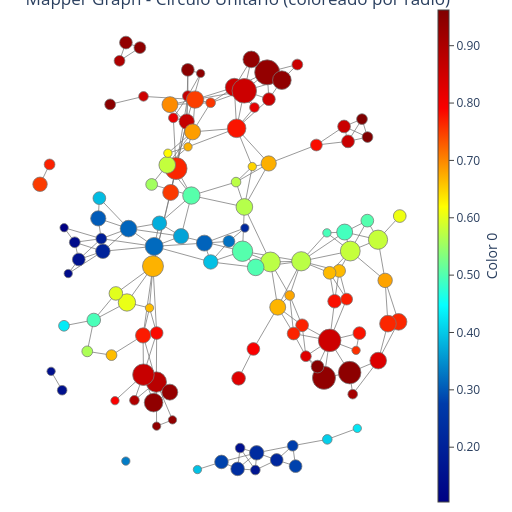
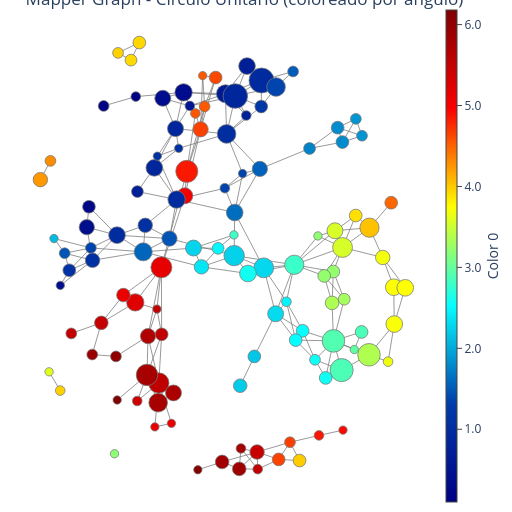

Source (notebook cell) for these figures, in order:
### Code cell
# Aplicar Mapper al círculo unitario
# Usaremos coordenadas polares (r, θ) como función lente
y_disk = np.column_stack([radii_disk, theta_disk])

# Configurar Mapper para el disco
cover_disk = CubicalCover(n_intervals=10, overlap_frac=0.4)
clust_disk = DBSCAN(eps=0.12, min_samples=3)
mapper_disk = MapperAlgorithm(cover_disk, clust_disk)

# Construir grafo Mapper
graph_disk = mapper_disk.fit_transform(X_disk, y_disk)

# Visualizar el grafo Mapper con diferentes coloraciones
fig_disk_radius = MapperPlot(graph_disk, dim=2, seed=42, iterations=80).plot_plotly(
    colors=radii_disk
)
fig_disk_radius.update_layout(title="Mapper Graph - Círculo Unitario (coloreado por radio)")
fig_disk_radius.show(config={"scrollZoom": True})

fig_disk_angle = MapperPlot(graph_disk, dim=2, seed=42, iterations=80).plot_plotly(
    colors=theta_disk
)
fig_disk_angle.update_layout(title="Mapper Graph - Círculo Unitario (coloreado por ángulo)")
fig_disk_angle.show(config={"scrollZoom": True})

# Visualizar el espacio de funciones lente
plt.figure(figsize=(12, 4))

plt.subplot(1, 3, 1)
plt.scatter(y_disk[:, 0], y_disk[:, 1], c=radii_disk, cmap='viridis', s=20)
plt.xlabel('Radio')
plt.ylabel('Ángulo (radianes)')
plt.title('Espacio de funciones lente (r, θ)\nColoreado por radio')
plt.colorbar(label='Radio')

plt.subplot(1, 3, 2)
plt.scatter(y_disk[:, 0], y_disk[:, 1], c=theta_disk, cmap='hsv', s=20)
plt.xlabel('Radio')
plt.ylabel('Ángulo (radianes)')
plt.title('Espacio de funciones lente (r, θ)\nColoreado por ángulo')
plt.colorbar(label='Ángulo')

plt.subplot(1, 3, 3)
plt.scatter(y_disk[:, 0], y_disk[:, 1], c='blue', s=20, alpha=0.6)
plt.xlabel('Radio')
plt.ylabel('Ángulo (radianes)')
plt.title('Distribución en espacio (r, θ)')

plt.tight_layout()
plt.show()

print(f"Grafo Mapper Círculo: {graph_disk.number_of_nodes()} nodos, {graph_disk.number_of_edges()} aristas")

### Figure 1 — Plotly figure (JSON) as saved in the notebook; plotly's stock layout.template omitted (floating-point values rounded to 4 significant figures; data arrays with more than 128 entries replaced by an {"elided": "..."} marker saying what was removed)
{"data": [{"hoverinfo": "skip", "line": {"color": "#777", "width": 0.75}, "marker": {"colorscale": [[0, "rgb(0,0,131)"], [0.2, "rgb(0,60,170)"], [0.4, "rgb(5,255,255)"], [0.6, "rgb(255,255,0)"], [0.8, "rgb(250,0,0)"], [1, "rgb(128,0,0)"]], "line": {"colorscale": [[0, "rgb(0,0,131)"], [0.2, "rgb(0,60,170)"], [0.4, "rgb(5,255,255)"], [0.6, "rgb(255,255,0)"], [0.8, "rgb(250,0,0)"], [1, "rgb(128,0,0)"]]}}, "mode": "lines", "name": "edges_trace", "opacity": 1, "type": "scatter", "x": {"elided": "708 float values"}, "y": {"elided": "708 float values"}}, {"hoverinfo": "text", "marker": {"cmax": 0.9622, "cmin": 0.1045, "color": [0.5802, 0.6077, 0.9445, 0.8601, 0.8601, 0.7517, 0.7651, 0.376, 0.2374, 0.2274, 0.281, 0.9397, 0.9397, 0.8818, 0.7722, 0.8668, 0.8125, 0.8652, 0.1499, 0.1478, 0.9377, 0.956, 0.9325, 0.8623, 0.9398, 0.4947, 0.4298, 0.3887, 0.5722, 0.5721, 0.4995, 0.5026, 0.671, 0.6635, 0.5778, 0.5039, 0.7645, 0.7645, 0.8329, 0.3921, 0.3236, 0.3105, 0.5621, 0.6044, 0.8542, 0.6732, 0.781, 0.7493, 0.3933, 0.3167, 0.7781, 0.6853, 0.6973, 0.6812, 0.1895, 0.2044, 0.1351, 0.1572, 0.5016, 0.491, 0.5792, 0.8283, 0.7906, 0.5553, 0.7511, 0.7683, 0.7798, 0.6654, 0.7719, 0.6654, 0.4055, 0.4257, 0.8961, 0.7842, 0.3118, 0.3037, 0.2173, 0.5723, 0.5684, 0.9345, 0.8565, 0.855, 0.9361, 0.1045, 0.9427, 0.9354, 0.8972, 0.3669, 0.7903, 0.819, 0.7772, 0.8579, 0.6692, 0.7585, 0.672, 0.622, 0.7545, 0.6475, 0.494, 0.2776, 0.2815, 0.9399, 0.332, 0.9476, 0.1351, 0.8579, 0.9487, 0.1666, 0.1516, 0.8295, 0.7677, 0.7677, 0.6787, 0.5986, 0.9105, 0.9453, 0.9622, 0.9622, 0.6637, 0.8519, 0.2187], "colorbar": {"borderwidth": 0, "nticks": 10, "orientation": "v", "outlinewidth": 1, "showticklabels": true, "thickness": 0.025, "thicknessmode": "fraction", "tickformat": ".2g", "tickmode": "auto", "tickwidth": 1, "title": {"side": "right", "text": "Color 0"}, "xanchor": "left", "xpad": 0, "ypad": 0}, "colorscale": [[0, "rgb(0,0,131)"], [0.2, "rgb(0,60,170)"], [0.4, "rgb(5,255,255)"], [0.6, "rgb(255,255,0)"], [0.8, "rgb(250,0,0)"], [1, "rgb(128,0,0)"]], "line": {"color": "#777", "colorscale": [[0, "rgb(0,0,131)"], [0.2, "rgb(0,60,170)"], [0.4, "rgb(5,255,255)"], [0.6, "rgb(255,255,0)"], [0.8, "rgb(250,0,0)"], [1, "rgb(128,0,0)"]], "width": 0.75}, "opacity": 1, "reversescale": false, "showscale": true, "size": [19.25, 12.73, 22.57, 12.73, 12.73, 15.96, 22.05, 14.43, 13.61, 14.43, 13.61, 8.333, 8.333, 20.41, 15.21, 15.21, 9.623, 10.76, 9.623, 8.333, 23.07, 12.73, 15.96, 21.52, 18.63, 13.61, 10.76, 12.73, 19.84, 19.25, 16.67, 20.41, 20.97, 10.76, 16.67, 17.35, 16.67, 16.67, 16.67, 14.43, 11.79, 15.96, 10.76, 17.35, 22.57, 15.21, 11.79, 17.35, 8.333, 18.0, 12.73, 15.96, 15.96, 14.43, 10.76, 14.43, 10.76, 12.73, 12.73, 15.96, 19.84, 13.61, 12.73, 11.79, 14.43, 10.76, 13.61, 12.73, 11.79, 12.73, 9.623, 8.333, 9.623, 12.73, 16.67, 15.21, 12.73, 9.623, 16.67, 25, 18.0, 24.53, 16.67, 8.333, 11.79, 12.73, 10.76, 15.21, 8.333, 9.623, 18.63, 12.73, 15.96, 8.333, 8.333, 8.333, 9.623, 8.333, 8.333, 10.76, 12.73, 18.63, 8.333, 12.73, 8.333, 10.76, 10.76, 9.623, 9.623, 10.76, 12.73, 12.73, 9.623, 13.61, 9.623, 8.333, 10.76, 10.76, 8.333, 9.623, 8.333]}, "mode": "markers", "name": "nodes_trace", "opacity": 1, "text": ["color: 0.58<br>node: 0<br>size: 16", "color: 0.608<br>node: 97<br>size: 7", "color: 0.944<br>node: 1<br>size: 22", "color: 0.86<br>node: 5<br>size: 7", "color: 0.86<br>node: 82<br>size: 7", "color: 0.752<br>node: 6<br>size: 11", "color: 0.765<br>node: 74<br>size: 21", "color: 0.376<br>node: 9<br>size: 9", "color: 0.237<br>node: 10<br>size: 8", "color: 0.227<br>node: 37<br>size: 9", "color: 0.281<br>node: 106<br>size: 8", "color: 0.94<br>node: 11<br>size: 3", "color: 0.94<br>node: 99<br>size: 3", "color: 0.882<br>node: 118<br>size: 18", "color: 0.772<br>node: 14<br>size: 10", "color: 0.867<br>node: 16<br>size: 10", "color: 0.812<br>node: 50<br>size: 4", "color: 0.865<br>node: 65<br>size: 5", "color: 0.15<br>node: 17<br>size: 4", "color: 0.148<br>node: 119<br>size: 3", "color: 0.938<br>node: 18<br>size: 23", "color: 0.956<br>node: 55<br>size: 7", "color: 0.933<br>node: 12<br>size: 11", "color: 0.862<br>node: 39<br>size: 20", "color: 0.94<br>node: 89<br>size: 15", "color: 0.495<br>node: 19<br>size: 8", "color: 0.43<br>node: 90<br>size: 5", "color: 0.389<br>node: 20<br>size: 7", "color: 0.572<br>node: 21<br>size: 17", "color: 0.572<br>node: 58<br>size: 16", "color: 0.5<br>node: 72<br>size: 12", "color: 0.503<br>node: 85<br>size: 18", "color: 0.671<br>node: 32<br>size: 19", "color: 0.664<br>node: 22<br>size: 5", "color: 0.578<br>node: 25<br>size: 12", "color: 0.504<br>node: 87<br>size: 13", "color: 0.764<br>node: 26<br>size: 12", "color: 0.764<br>node: 48<br>size: 12", "color: 0.833<br>node: 63<br>size: 12", "color: 0.392<br>node: 29<br>size: 9", "color: 0.324<br>node: 76<br>size: 6", "color: 0.31<br>node: 103<br>size: 11", "color: 0.562<br>node: 30<br>size: 5", "color: 0.604<br>node: 31<br>size: 13", "color: 0.854<br>node: 41<br>size: 22", "color: 0.673<br>node: 33<br>size: 10", "color: 0.781<br>node: 69<br>size: 6", "color: 0.749<br>node: 35<br>size: 13", "color: 0.393<br>node: 38<br>size: 3", "color: 0.317<br>node: 40<br>size: 14", "color: 0.778<br>node: 111<br>size: 7", "color: 0.685<br>node: 42<br>size: 11", "color: 0.697<br>node: 120<br>size: 11", "color: 0.681<br>node: 104<br>size: 9", "color: 0.189<br>node: 44<br>size: 5", "color: 0.204<br>node: 70<br>size: 9", "color: 0.135<br>node: 94<br>size: 5", "color: 0.157<br>node: 107<br>size: 7", "color: 0.502<br>node: 78<br>size: 7", "color: 0.491<br>node: 86<br>size: 11", "color: 0.579<br>node: 102<br>size: 17", "color: 0.828<br>node: 3<br>size: 8", "color: 0.791<br>node: 67<br>size: 7", "color: 0.555<br>node: 54<br>size: 6", "color: 0.751<br>node: 49<br>size: 9", "color: 0.768<br>node: 75<br>size: 5", "color: 0.78<br>node: 27<br>size: 8", "color: 0.665<br>node: 105<br>size: 7", "color: 0.772<br>node: 112<br>size: 6", "color: 0.665<br>node: 116<br>size: 7", "color: 0.405<br>node: 73<br>size: 4", "color: 0.426<br>node: 91<br>size: 3", "color: 0.896<br>node: 13<br>size: 4", "color: 0.784<br>node: 7<br>size: 7", "color: 0.312<br>node: 51<br>size: 12", "color: 0.304<br>node: 92<br>size: 10", "color: 0.217<br>node: 52<br>size: 7", "color: 0.572<br>node: 24<br>size: 4", "color: 0.568<br>node: 59<br>size: 12", "color: 0.935<br>node: 53<br>size: 27", "color: 0.856<br>node: 62<br>size: 14", "color: 0.855<br>node: 66<br>size: 26", "color: 0.936<br>node: 83<br>size: 12", "color: 0.104<br>node: 57<br>size: 3", "color: 0.943<br>node: 2<br>size: 6", "color: 0.935<br>node: 46<br>size: 7", "color: 0.897<br>node: 64<br>size: 5", "color: 0.367<br>node: 113<br>size: 10", "color: 0.79<br>node: 15<br>size: 3", "color: 0.819<br>node: 36<br>size: 4", "color: 0.777<br>node: 95<br>size: 15", "color: 0.858<br>node: 80<br>size: 7", "color: 0.669<br>node: 121<br>size: 11", "color: 0.759<br>node: 28<br>size: 3", "color: 0.672<br>node: 34<br>size: 3", "color: 0.622<br>node: 60<br>size: 3", "color: 0.754<br>node: 96<br>size: 4", "color: 0.647<br>node: 43<br>size: 3", "color: 0.494<br>node: 71<br>size: 3", "color: 0.278<br>node: 101<br>size: 5", "color: 0.282<br>node: 109<br>size: 7", "color: 0.94<br>node: 115<br>size: 15", "color: 0.332<br>node: 77<br>size: 3", "color: 0.948<br>node: 100<br>size: 7", "color: 0.135<br>node: 79<br>size: 3", "color: 0.858<br>node: 81<br>size: 5", "color: 0.949<br>node: 84<br>size: 5", "color: 0.167<br>node: 88<br>size: 4", "color: 0.152<br>node: 93<br>size: 4", "color: 0.83<br>node: 4<br>size: 5", "color: 0.768<br>node: 68<br>size: 7", "color: 0.768<br>node: 110<br>size: 7", "color: 0.679<br>node: 117<br>size: 4", "color: 0.599<br>node: 98<br>size: 8", "color: 0.91<br>node: 45<br>size: 4", "color: 0.945<br>node: 47<br>size: 3", "color: 0.962<br>node: 56<br>size: 5", "color: 0.962<br>node: 114<br>size: 5", "color: 0.664<br>node: 23<br>size: 3", "color: 0.852<br>node: 61<br>size: 4", "color: 0.219<br>node: 108<br>size: 3"], "type": "scatter", "x": [7.698, 8.77, 6.298, 6.021, 6.217, -2.536, -2.27, -3.09, 0.768, 1.709, -0.02847, -2.445, -3.23, -3.243, -3.897, -1.745, -2.405, -1.686, -7.891, -8.435, 5.031, 4.712, -2.578, -3.879, -3.378, -6.33, -7.8, -6.054, 2.388, 3.907, 1.661, 1.01, -3.409, -5.455, -2.703, -1.514, 8.712, 8.186, 7.708, -0.5595, 0.3402, -0.8719, -6.651, -4.694, 5.31, 2.303, 4.654, -1.331, -1.214, -3.349, 6.777, -1.454, -2.57, 8.048, -5.958, -5.88, -7.269, -7.07, 7.169, 6.051, 6.328, 0.8168, 1.547, -3.473, -8.983, -8.511, 5.554, 5.778, 6.148, 5.308, 5.194, 6.674, -4.324, -3.226, -4.615, -6.109, 2.697, 0.6908, 1.101, 2.227, 0.6052, 1.097, 1.444, -7.793, -4.054, -4.744, -5.06, -2.022, -5.284, 1.599, 0.7191, 2.312, 2.747, 6.614, -1.68, -2.673, -0.5624, 1.492, 5.176, 3.487, 3.629, 2.952, -4.749, -1.688, -7.59, 3.715, -5.522, 1.644, 0.8902, 4.138, 3.951, 3.531, 3.339, -5.24, 6.448, -1.057, 7.179, 6.906, -3.58, -3.876, 1.126], "y": [1.438, 2.412, -4.042, 6.107, 5.491, 3.386, 4.372, 2.117, -8.011, -7.349, -7.724, -5.991, -6.249, -4.431, -2.51, 6.31, 6.46, 7.36, -4.769, -3.989, -4.257, -3.793, -4.847, -4.127, -5.278, -1.872, -2.112, 3.152, 0.5208, 0.5481, 0.2973, 0.9629, 0.3448, -3.321, 4.518, 3.258, -1.949, -2.023, -3.547, 0.5204, 1.371, 1.297, -3.166, -1.151, -2.714, 4.581, 5.341, 7.215, -8.038, 1.161, -2.414, 5.882, 7.007, -0.2405, 1.48, 0.9603, 1.331, 0.6216, 2.224, 1.753, 0.9693, -4.278, -3.067, 3.716, 3.723, 4.541, -1.098, 0.1527, -1.012, 0.07303, -6.795, -6.339, -5.183, -2.41, 1.894, 2.316, -7.643, 3.813, 2.788, 8.337, 7.721, 7.576, 8.87, 1.932, 9.356, 9.565, 8.813, 1.581, -5.199, 6.888, 6.03, 7.23, -1.344, -3.125, 5.266, 5.003, 7.083, 4.453, 1.719, -7.056, -7.898, 8.016, -7.69, 8.44, 0.04198, 8.66, 7.016, -8.058, -7.152, -3.366, -2.09, -2.431, -0.8611, -0.7772, -4.931, 8.293, 5.669, 6.41, -1.375, 7.346, 1.919]}], "layout": {"autosize": false, "height": 512, "hovermode": "closest", "margin": {"b": 10, "l": 10, "r": 10, "t": 10}, "plot_bgcolor": "rgba(0, 0, 0, 0)", "scene": {"xaxis": {"backgroundcolor": "rgba(0, 0, 0, 0)", "gridcolor": "rgba(230, 230, 230, 1.0)", "linecolor": "rgba(230, 230, 230, 1.0)", "linewidth": 1, "mirror": true, "showaxeslabels": false, "showgrid": false, "showline": false, "showticklabels": false, "title": {"text": ""}, "visible": false, "zerolinecolor": "rgba(230, 230, 230, 1.0)"}, "yaxis": {"backgroundcolor": "rgba(0, 0, 0, 0)", "gridcolor": "rgba(230, 230, 230, 1.0)", "linecolor": "rgba(230, 230, 230, 1.0)", "linewidth": 1, "mirror": true, "showaxeslabels": false, "showgrid": false, "showline": false, "showticklabels": false, "title": {"text": ""}, "visible": false, "zerolinecolor": "rgba(230, 230, 230, 1.0)"}, "zaxis": {"backgroundcolor": "rgba(0, 0, 0, 0)", "gridcolor": "rgba(230, 230, 230, 1.0)", "linecolor": "rgba(230, 230, 230, 1.0)", "linewidth": 1, "mirror": true, "showaxeslabels": false, "showgrid": false, "showline": false, "showticklabels": false, "title": {"text": ""}, "visible": false, "zerolinecolor": "rgba(230, 230, 230, 1.0)"}}, "showlegend": false, "sliders": [{"active": 0, "currentvalue": {"prefix": "Node size: "}, "len": 0.3, "steps": [{"args": [{"marker.size": [[19.25, 12.73, 22.57, 12.73, 12.73, 15.96, 22.05, 14.43, 13.61, 14.43, 13.61, 8.333, 8.333, 20.41, 15.21, 15.21, 9.623, 10.76, 9.623, 8.333, 23.07, 12.73, 15.96, 21.52, 18.63, 13.61, 10.76, 12.73, 19.84, 19.25, 16.67, 20.41, 20.97, 10.76, 16.67, 17.35, 16.67, 16.67, 16.67, 14.43, 11.79, 15.96, 10.76, 17.35, 22.57, 15.21, 11.79, 17.35, 8.333, 18.0, 12.73, 15.96, 15.96, 14.43, 10.76, 14.43, 10.76, 12.73, 12.73, 15.96, 19.84, 13.61, 12.73, 11.79, 14.43, 10.76, 13.61, 12.73, 11.79, 12.73, 9.623, 8.333, 9.623, 12.73, 16.67, 15.21, 12.73, 9.623, 16.67, 25, 18.0, 24.53, 16.67, 8.333, 11.79, 12.73, 10.76, 15.21, 8.333, 9.623, 18.63, 12.73, 15.96, 8.333, 8.333, 8.333, 9.623, 8.333, 8.333, 10.76, 12.73, 18.63, 8.333, 12.73, 8.333, 10.76, 10.76, 9.623, 9.623, 10.76, 12.73, 12.73, 9.623, 13.61, 9.623, 8.333, 10.76, 10.76, 8.333, 9.623, 8.333]]}, [1]], "label": "1", "method": "restyle"}], "x": 0, "xanchor": "left", "y": 0, "yanchor": "bottom"}], "title": {"text": "Mapper Graph - Círculo Unitario (coloreado por radio)"}, "updatemenus": [{"direction": "down", "x": 0, "xanchor": "left", "y": 1, "yanchor": "top"}, {"direction": "down", "x": -0.25, "xanchor": "left", "y": 1, "yanchor": "top"}], "width": 512, "xaxis": {"automargin": false, "linewidth": 1, "mirror": true, "showgrid": false, "showline": false, "showticklabels": false, "title": {"text": ""}, "visible": false, "zeroline": false}, "yaxis": {"automargin": false, "linewidth": 1, "mirror": true, "showgrid": false, "showline": false, "showticklabels": false, "title": {"text": ""}, "visible": false, "zeroline": false}}}

### Figure 2 — Plotly figure (JSON) as saved in the notebook; plotly's stock layout.template omitted (floating-point values rounded to 4 significant figures; data arrays with more than 128 entries replaced by an {"elided": "..."} marker saying what was removed)
{"data": [{"hoverinfo": "skip", "line": {"color": "#777", "width": 0.75}, "marker": {"colorscale": [[0, "rgb(0,0,131)"], [0.2, "rgb(0,60,170)"], [0.4, "rgb(5,255,255)"], [0.6, "rgb(255,255,0)"], [0.8, "rgb(250,0,0)"], [1, "rgb(128,0,0)"]], "line": {"colorscale": [[0, "rgb(0,0,131)"], [0.2, "rgb(0,60,170)"], [0.4, "rgb(5,255,255)"], [0.6, "rgb(255,255,0)"], [0.8, "rgb(250,0,0)"], [1, "rgb(128,0,0)"]]}}, "mode": "lines", "name": "edges_trace", "opacity": 1, "type": "scatter", "x": {"elided": "708 float values"}, "y": {"elided": "708 float values"}}, {"hoverinfo": "text", "marker": {"cmax": 6.18, "cmin": 0.1012, "color": [4.041, 4.471, 3.361, 1.816, 1.816, 5.024, 4.852, 1.071, 5.875, 5.48, 5.856, 5.127, 5.127, 5.556, 5.705, 4.655, 4.549, 4.543, 3.962, 3.599, 2.881, 2.58, 5.738, 5.795, 5.8, 5.494, 5.512, 0.2665, 2.283, 2.79, 2.592, 2.251, 5.164, 6.041, 0.8638, 0.9756, 3.741, 3.741, 3.712, 2.374, 2.482, 2.265, 5.923, 5.237, 2.906, 1.555, 1.752, 0.3479, 6.149, 1.576, 2.874, 0.8778, 0.3721, 3.697, 1.361, 1.091, 1.481, 1.114, 3.889, 3.558, 3.55, 2.208, 2.179, 0.7015, 4.241, 4.29, 3.353, 3.229, 3.31, 3.229, 4.859, 4.933, 5.399, 5.541, 0.9907, 0.4251, 4.649, 1.36, 1.624, 0.9705, 0.638, 0.8713, 0.6993, 2.113, 3.923, 3.938, 3.966, 1.465, 6.18, 0.7586, 1.018, 1.19, 2.308, 2.969, 1.108, 1.099, 0.5175, 1.345, 3.197, 4.666, 3.988, 1.366, 3.187, 4.623, 0.4145, 1.511, 0.1486, 5.517, 5.789, 2.582, 2.528, 2.528, 2.459, 5.119, 3.67, 4.543, 1.875, 1.875, 5.534, 0.1012, 2.812], "colorbar": {"borderwidth": 0, "nticks": 10, "orientation": "v", "outlinewidth": 1, "showticklabels": true, "thickness": 0.025, "thicknessmode": "fraction", "tickformat": ".2g", "tickmode": "auto", "tickwidth": 1, "title": {"side": "right", "text": "Color 0"}, "xanchor": "left", "xpad": 0, "ypad": 0}, "colorscale": [[0, "rgb(0,0,131)"], [0.2, "rgb(0,60,170)"], [0.4, "rgb(5,255,255)"], [0.6, "rgb(255,255,0)"], [0.8, "rgb(250,0,0)"], [1, "rgb(128,0,0)"]], "line": {"color": "#777", "colorscale": [[0, "rgb(0,0,131)"], [0.2, "rgb(0,60,170)"], [0.4, "rgb(5,255,255)"], [0.6, "rgb(255,255,0)"], [0.8, "rgb(250,0,0)"], [1, "rgb(128,0,0)"]], "width": 0.75}, "opacity": 1, "reversescale": false, "showscale": true, "size": [19.25, 12.73, 22.57, 12.73, 12.73, 15.96, 22.05, 14.43, 13.61, 14.43, 13.61, 8.333, 8.333, 20.41, 15.21, 15.21, 9.623, 10.76, 9.623, 8.333, 23.07, 12.73, 15.96, 21.52, 18.63, 13.61, 10.76, 12.73, 19.84, 19.25, 16.67, 20.41, 20.97, 10.76, 16.67, 17.35, 16.67, 16.67, 16.67, 14.43, 11.79, 15.96, 10.76, 17.35, 22.57, 15.21, 11.79, 17.35, 8.333, 18.0, 12.73, 15.96, 15.96, 14.43, 10.76, 14.43, 10.76, 12.73, 12.73, 15.96, 19.84, 13.61, 12.73, 11.79, 14.43, 10.76, 13.61, 12.73, 11.79, 12.73, 9.623, 8.333, 9.623, 12.73, 16.67, 15.21, 12.73, 9.623, 16.67, 25, 18.0, 24.53, 16.67, 8.333, 11.79, 12.73, 10.76, 15.21, 8.333, 9.623, 18.63, 12.73, 15.96, 8.333, 8.333, 8.333, 9.623, 8.333, 8.333, 10.76, 12.73, 18.63, 8.333, 12.73, 8.333, 10.76, 10.76, 9.623, 9.623, 10.76, 12.73, 12.73, 9.623, 13.61, 9.623, 8.333, 10.76, 10.76, 8.333, 9.623, 8.333]}, "mode": "markers", "name": "nodes_trace", "opacity": 1, "text": ["color: 4.04<br>node: 0<br>size: 16", "color: 4.47<br>node: 97<br>size: 7", "color: 3.36<br>node: 1<br>size: 22", "color: 1.82<br>node: 5<br>size: 7", "color: 1.82<br>node: 82<br>size: 7", "color: 5.02<br>node: 6<br>size: 11", "color: 4.85<br>node: 74<br>size: 21", "color: 1.07<br>node: 9<br>size: 9", "color: 5.87<br>node: 10<br>size: 8", "color: 5.48<br>node: 37<br>size: 9", "color: 5.86<br>node: 106<br>size: 8", "color: 5.13<br>node: 11<br>size: 3", "color: 5.13<br>node: 99<br>size: 3", "color: 5.56<br>node: 118<br>size: 18", "color: 5.71<br>node: 14<br>size: 10", "color: 4.66<br>node: 16<br>size: 10", "color: 4.55<br>node: 50<br>size: 4", "color: 4.54<br>node: 65<br>size: 5", "color: 3.96<br>node: 17<br>size: 4", "color: 3.6<br>node: 119<br>size: 3", "color: 2.88<br>node: 18<br>size: 23", "color: 2.58<br>node: 55<br>size: 7", "color: 5.74<br>node: 12<br>size: 11", "color: 5.79<br>node: 39<br>size: 20", "color: 5.8<br>node: 89<br>size: 15", "color: 5.49<br>node: 19<br>size: 8", "color: 5.51<br>node: 90<br>size: 5", "color: 0.267<br>node: 20<br>size: 7", "color: 2.28<br>node: 21<br>size: 17", "color: 2.79<br>node: 58<br>size: 16", "color: 2.59<br>node: 72<br>size: 12", "color: 2.25<br>node: 85<br>size: 18", "color: 5.16<br>node: 32<br>size: 19", "color: 6.04<br>node: 22<br>size: 5", "color: 0.864<br>node: 25<br>size: 12", "color: 0.976<br>node: 87<br>size: 13", "color: 3.74<br>node: 26<br>size: 12", "color: 3.74<br>node: 48<br>size: 12", "color: 3.71<br>node: 63<br>size: 12", "color: 2.37<br>node: 29<br>size: 9", "color: 2.48<br>node: 76<br>size: 6", "color: 2.26<br>node: 103<br>size: 11", "color: 5.92<br>node: 30<br>size: 5", "color: 5.24<br>node: 31<br>size: 13", "color: 2.91<br>node: 41<br>size: 22", "color: 1.56<br>node: 33<br>size: 10", "color: 1.75<br>node: 69<br>size: 6", "color: 0.348<br>node: 35<br>size: 13", "color: 6.15<br>node: 38<br>size: 3", "color: 1.58<br>node: 40<br>size: 14", "color: 2.87<br>node: 111<br>size: 7", "color: 0.878<br>node: 42<br>size: 11", "color: 0.372<br>node: 120<br>size: 11", "color: 3.7<br>node: 104<br>size: 9", "color: 1.36<br>node: 44<br>size: 5", "color: 1.09<br>node: 70<br>size: 9", "color: 1.48<br>node: 94<br>size: 5", "color: 1.11<br>node: 107<br>size: 7", "color: 3.89<br>node: 78<br>size: 7", "color: 3.56<br>node: 86<br>size: 11", "color: 3.55<br>node: 102<br>size: 17", "color: 2.21<br>node: 3<br>size: 8", "color: 2.18<br>node: 67<br>size: 7", "color: 0.701<br>node: 54<br>size: 6", "color: 4.24<br>node: 49<br>size: 9", "color: 4.29<br>node: 75<br>size: 5", "color: 3.35<br>node: 27<br>size: 8", "color: 3.23<br>node: 105<br>size: 7", "color: 3.31<br>node: 112<br>size: 6", "color: 3.23<br>node: 116<br>size: 7", "color: 4.86<br>node: 73<br>size: 4", "color: 4.93<br>node: 91<br>size: 3", "color: 5.4<br>node: 13<br>size: 4", "color: 5.54<br>node: 7<br>size: 7", "color: 0.991<br>node: 51<br>size: 12", "color: 0.425<br>node: 92<br>size: 10", "color: 4.65<br>node: 52<br>size: 7", "color: 1.36<br>node: 24<br>size: 4", "color: 1.62<br>node: 59<br>size: 12", "color: 0.971<br>node: 53<br>size: 27", "color: 0.638<br>node: 62<br>size: 14", "color: 0.871<br>node: 66<br>size: 26", "color: 0.699<br>node: 83<br>size: 12", "color: 2.11<br>node: 57<br>size: 3", "color: 3.92<br>node: 2<br>size: 6", "color: 3.94<br>node: 46<br>size: 7", "color: 3.97<br>node: 64<br>size: 5", "color: 1.46<br>node: 113<br>size: 10", "color: 6.18<br>node: 15<br>size: 3", "color: 0.759<br>node: 36<br>size: 4", "color: 1.02<br>node: 95<br>size: 15", "color: 1.19<br>node: 80<br>size: 7", "color: 2.31<br>node: 121<br>size: 11", "color: 2.97<br>node: 28<br>size: 3", "color: 1.11<br>node: 34<br>size: 3", "color: 1.1<br>node: 60<br>size: 3", "color: 0.517<br>node: 96<br>size: 4", "color: 1.35<br>node: 43<br>size: 3", "color: 3.2<br>node: 71<br>size: 3", "color: 4.67<br>node: 101<br>size: 5", "color: 3.99<br>node: 109<br>size: 7", "color: 1.37<br>node: 115<br>size: 15", "color: 3.19<br>node: 77<br>size: 3", "color: 4.62<br>node: 100<br>size: 7", "color: 0.414<br>node: 79<br>size: 3", "color: 1.51<br>node: 81<br>size: 5", "color: 0.149<br>node: 84<br>size: 5", "color: 5.52<br>node: 88<br>size: 4", "color: 5.79<br>node: 93<br>size: 4", "color: 2.58<br>node: 4<br>size: 5", "color: 2.53<br>node: 68<br>size: 7", "color: 2.53<br>node: 110<br>size: 7", "color: 2.46<br>node: 117<br>size: 4", "color: 5.12<br>node: 98<br>size: 8", "color: 3.67<br>node: 45<br>size: 4", "color: 4.54<br>node: 47<br>size: 3", "color: 1.87<br>node: 56<br>size: 5", "color: 1.87<br>node: 114<br>size: 5", "color: 5.53<br>node: 23<br>size: 3", "color: 0.101<br>node: 61<br>size: 4", "color: 2.81<br>node: 108<br>size: 3"], "type": "scatter", "x": [7.558, 8.621, 7.534, 5.998, 6.233, -1.485, -1.387, -3.421, 1.181, 2.054, 0.3426, -2.138, -2.95, -2.758, -3.286, -0.7115, -0.9675, -0.5145, -7.583, -8.128, 6.194, 5.414, -2.039, -3.334, -2.788, -5.572, -7.04, -6.177, 2.378, 3.875, 1.607, 0.9322, -2.63, -4.856, -2.976, -1.889, 8.747, 9.308, 8.77, -0.6692, 0.1455, -1.059, -6.015, -3.909, 5.795, 2.191, 4.622, -1.544, -0.8454, -3.521, 7.171, -1.941, -2.562, 8.206, -6.082, -6.001, -7.367, -7.138, 6.883, 5.866, 6.238, 1.228, 1.92, -3.804, -8.556, -8.063, 5.726, 5.788, 6.319, 5.342, 5.084, 6.261, -3.813, -2.618, -4.803, -6.283, 3.112, 0.4748, 0.958, 2.272, 0.5048, 0.9884, 1.562, -7.889, -4.119, -3.711, -4.753, -2.236, -4.794, 1.526, 0.5619, 2.259, 2.964, 6.812, -1.782, -2.828, -1.237, 1.344, 5.033, 3.665, 4.133, 2.981, -4.924, 0.02527, -7.58, 3.819, -5.457, 2.085, 1.265, 4.889, 4.284, 3.945, 3.491, -4.49, 8.469, -0.6099, 7.191, 6.891, -2.849, -3.884, 0.9225], "y": [1.909, 2.953, -3.408, 6.093, 5.489, 3.243, 4.264, 2.007, -8.181, -7.475, -7.889, -6.276, -6.425, -4.591, -2.626, 6.024, 6.687, 6.978, -4.905, -4.12, -4.049, -4.375, -5.003, -4.251, -5.411, -2.072, -2.514, 2.784, 0.2293, 0.3578, -0.007689, 0.7393, 0.2489, -3.476, 4.412, 3.086, -0.5821, -0.607, -2.124, 0.2702, 1.045, 1.057, -3.397, -1.216, -2.827, 4.368, 5.221, 7.569, -8.218, 0.8968, -2.453, 6.051, 7.321, 0.6631, 1.062, 0.5434, 0.8406, 0.1286, 2.417, 1.78, 1.08, -4.702, -3.476, 3.419, 3.917, 4.704, -1.239, 0.07438, -1.084, -0.1086, -6.78, -6.559, -5.341, -2.554, 1.594, 1.929, -7.785, 3.56, 2.543, 8.066, 7.512, 7.414, 8.667, 1.455, 8.917, 9.652, 9.22, 1.454, -5.298, 6.6, 5.83, 6.977, -1.692, -3.189, 5.229, 4.901, 7.001, 4.175, 1.564, -7.066, -7.832, 7.795, -7.548, 8.188, -0.5062, 8.442, 7.001, -8.193, -7.326, -3.617, -2.403, -2.794, -1.19, -0.9098, -3.695, 8.268, 5.754, 6.461, -1.496, 7.391, 1.605]}], "layout": {"autosize": false, "height": 512, "hovermode": "closest", "margin": {"b": 10, "l": 10, "r": 10, "t": 10}, "plot_bgcolor": "rgba(0, 0, 0, 0)", "scene": {"xaxis": {"backgroundcolor": "rgba(0, 0, 0, 0)", "gridcolor": "rgba(230, 230, 230, 1.0)", "linecolor": "rgba(230, 230, 230, 1.0)", "linewidth": 1, "mirror": true, "showaxeslabels": false, "showgrid": false, "showline": false, "showticklabels": false, "title": {"text": ""}, "visible": false, "zerolinecolor": "rgba(230, 230, 230, 1.0)"}, "yaxis": {"backgroundcolor": "rgba(0, 0, 0, 0)", "gridcolor": "rgba(230, 230, 230, 1.0)", "linecolor": "rgba(230, 230, 230, 1.0)", "linewidth": 1, "mirror": true, "showaxeslabels": false, "showgrid": false, "showline": false, "showticklabels": false, "title": {"text": ""}, "visible": false, "zerolinecolor": "rgba(230, 230, 230, 1.0)"}, "zaxis": {"backgroundcolor": "rgba(0, 0, 0, 0)", "gridcolor": "rgba(230, 230, 230, 1.0)", "linecolor": "rgba(230, 230, 230, 1.0)", "linewidth": 1, "mirror": true, "showaxeslabels": false, "showgrid": false, "showline": false, "showticklabels": false, "title": {"text": ""}, "visible": false, "zerolinecolor": "rgba(230, 230, 230, 1.0)"}}, "showlegend": false, "sliders": [{"active": 0, "currentvalue": {"prefix": "Node size: "}, "len": 0.3, "steps": [{"args": [{"marker.size": [[19.25, 12.73, 22.57, 12.73, 12.73, 15.96, 22.05, 14.43, 13.61, 14.43, 13.61, 8.333, 8.333, 20.41, 15.21, 15.21, 9.623, 10.76, 9.623, 8.333, 23.07, 12.73, 15.96, 21.52, 18.63, 13.61, 10.76, 12.73, 19.84, 19.25, 16.67, 20.41, 20.97, 10.76, 16.67, 17.35, 16.67, 16.67, 16.67, 14.43, 11.79, 15.96, 10.76, 17.35, 22.57, 15.21, 11.79, 17.35, 8.333, 18.0, 12.73, 15.96, 15.96, 14.43, 10.76, 14.43, 10.76, 12.73, 12.73, 15.96, 19.84, 13.61, 12.73, 11.79, 14.43, 10.76, 13.61, 12.73, 11.79, 12.73, 9.623, 8.333, 9.623, 12.73, 16.67, 15.21, 12.73, 9.623, 16.67, 25, 18.0, 24.53, 16.67, 8.333, 11.79, 12.73, 10.76, 15.21, 8.333, 9.623, 18.63, 12.73, 15.96, 8.333, 8.333, 8.333, 9.623, 8.333, 8.333, 10.76, 12.73, 18.63, 8.333, 12.73, 8.333, 10.76, 10.76, 9.623, 9.623, 10.76, 12.73, 12.73, 9.623, 13.61, 9.623, 8.333, 10.76, 10.76, 8.333, 9.623, 8.333]]}, [1]], "label": "1", "method": "restyle"}], "x": 0, "xanchor": "left", "y": 0, "yanchor": "bottom"}], "title": {"text": "Mapper Graph - Círculo Unitario (coloreado por ángulo)"}, "updatemenus": [{"direction": "down", "x": 0, "xanchor": "left", "y": 1, "yanchor": "top"}, {"direction": "down", "x": -0.25, "xanchor": "left", "y": 1, "yanchor": "top"}], "width": 512, "xaxis": {"automargin": false, "linewidth": 1, "mirror": true, "showgrid": false, "showline": false, "showticklabels": false, "title": {"text": ""}, "visible": false, "zeroline": false}, "yaxis": {"automargin": false, "linewidth": 1, "mirror": true, "showgrid": false, "showline": false, "showticklabels": false, "title": {"text": ""}, "visible": false, "zeroline": false}}}
